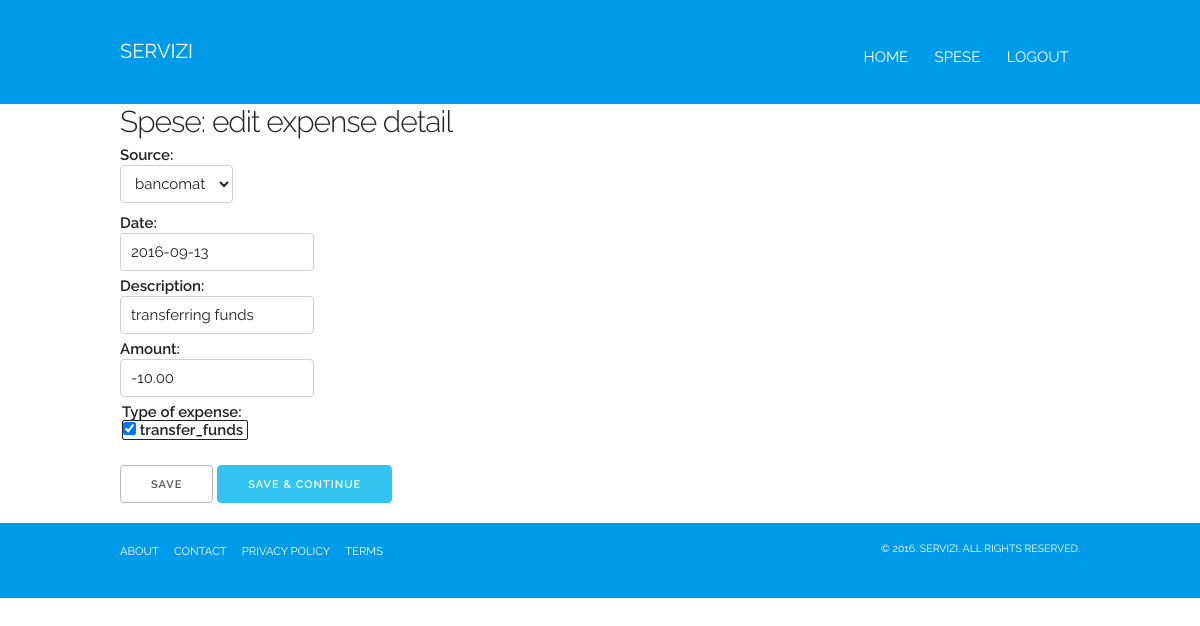
Screenshot of /spese/change/4/ (signed in) with the database file from the repository.
### spese/models.py (models this page shows, shortened)
class Expense(models.Model):
    user = models.ForeignKey(User)
    source = models.ForeignKey(Source, related_name='expenses', null=True,
                               blank=True, default=1)
    date = models.DateField(_('date'), 'date', null=True, blank=True, default=timezone.now)
    description = models.CharField(_('description'), max_length=300, null=True,
                               blank=True)
    amount = models.DecimalField(_('amount'), max_digits=8, decimal_places=2)
    tags = TaggableManager()
    class Meta:
        verbose_name_plural = _('expenses')
        verbose_name = _('expense')
        ordering = ['-date', 'source', ]
    def formatted_amount(self):
        return ('<div class="number">%s</div>' %
                (numberformat.numberformat(self.amount), ))
    formatted_amount.short_description = _('amount')
    formatted_amount.allow_tags = True
    def date_str(self):
        """
        Formats the date by "%Y-%m-%d." pattern.
        """
        return self.date.strftime("%Y-%m-%d")
    date_str.short_description = _("date")

### spese/views.py (the view)
# urls.py: url(r'^change/(?P<expense_id>[0-9]+)/$', views.change, name='change'),
@login_required(login_url="/login/")
def change(request, expense_id):
    expense = get_object_or_404(Expense, pk=expense_id)
    page_identification = 'Spese: edit expense detail'
    sources = Source.objects.filter(users=request.user)
    source_selected = expense.source.pk
    tags_selected = expense.tags.names
    if request.method == "POST":
        form = ExpenseForm(request.POST, instance=expense)
        source_selected = int(request.POST['source'])
        tags_selected = request.POST.getlist('choice')   # 'getlist' gets [] in case of no choices
        if form.is_valid():
            try:
                expense = form.save(commit=False)
                expense.source = Source.objects.get(id=source_selected)
                expense.save()
                expense.tags.set(*tags_selected, clear=True)
                expense.save()
                messages.success(request, "success modifying expense id {} for user {}".format(expense.id, expense.user.username))
            except:
                messages.error(request, 'Error <{}> while trying to change expense {}'.format(sys.exc_info()[0], expense_id))
            else:
                if 'save' in request.POST.keys():
                    return HttpResponseRedirect(reverse('spese:detail', args=(expense.id,)))
    else:
        form = ExpenseForm(instance=expense)
    alltags = Tag.objects.all()
    return render(request, 'spese/add.html', { 'page_identification': page_identification,
                              'operation': 'edit',
                              'form': form,
                              'sources': sources,
                              'source_selected': source_selected,
                              'alltags': alltags,
                              'tags_selected': tags_selected,
                              })

### spese/forms.py
class ExpenseForm(forms.ModelForm):
    class Meta:
        model = Expense
        fields = ( 'date', 'description', 'amount', )

### spese/templates/spese/add.html (shortened to what this page needs)
{% extends 'spese/base_spese.html' %}
    {% block operation_content %}
    <div class="container">
        <div class="u-full-width">
        <form method="POST" class="expense-form">
            <div class="fieldWrapper">
                <label for="source">Source: </label>
                <select name="source">
                    {% for s in sources %}
                        <option value="{{ s.pk }}" {% if source_selected == s.pk %} selected {% endif %} >
                                       {{ s.name }}
                        </option>
                    {% endfor %}
                </select><br />
            </div>
            {{ form.as_p }}
            <div class="fieldWrapper">
                <fieldset>
                <legend> Type of expense: </legend>
                {% for tag in alltags %}
                    <span class="span-expense-type">
                    <input type="checkbox" name="choice" id="choice{{ forloop.counter }}" class="input-expense-type" value="{{ tag.name }}"
                              {% if tag.name in tags_selected %}checked{% endif %}/>
                    <label for="choice{{ forloop.counter }}" class="label-expense-type">{{ tag.name }}</label>&nbsp;
                    </span>
                {% endfor %}
                </fieldset>
            </div>
            <button type="submit" class="button" name="save" >Save</button>
            <button type="submit" class="button-primary" name="save_and_continue" >Save &amp; continue</button>
        </form>
        </div>
    </div>
    {% endblock %}

### static/css/skeleton.css (style rules this page uses)
.container { position: relative; width: 100%; max-width: 960px; margin: 0 auto; padding: 0 20px; box-sizing: border-box; }
@media (min-width: 400px) { .container { width: 85%; padding: 0; } }
@media (min-width: 550px) { .container { width: 80%; } }
html { font-size: 62.5%; }
body { font-size: 1.5em; line-height: 1.6; font-weight: 400; font-family: "Raleway", "HelveticaNeue", "Helvetica Neue", Helvetica, Arial, sans-serif; color: #222; }
p { margin-top: 0; }
.button, button, input[type="submit"], input[type="reset"], input[type="button"] { display: inline-block; height: 38px; padding: 0 30px; color: #555; text-align: center; font-size: 11px; font-weight: 600; line-height: 38px; letter-spacing: .1rem; text-transform: uppercase; text-decoration: none; white-space: nowrap; background-color: transparent; border-radius: 4px; border: 1px solid #bbb; cursor: pointer; box-sizing: border-box; }
.button.button-primary, button.button-primary, input[type="submit"].button-primary, input[type="reset"].button-primary, input[type="button"].button-primary { color: #FFF; background-color: #33C3F0; border-color: #33C3F0; }
input[type="email"], input[type="number"], input[type="search"], input[type="text"], input[type="tel"], input[type="url"], input[type="password"], textarea, select { height: 38px; padding: 6px 10px; background-color: #fff; border: 1px solid #D1D1D1; border-radius: 4px; box-shadow: none; box-sizing: border-box; }
input[type="email"], input[type="number"], input[type="search"], input[type="text"], input[type="tel"], input[type="url"], input[type="password"], textarea { -webkit-appearance: none; -moz-appearance: none; appearance: none; }
label, legend { display: block; margin-bottom: .5rem; font-weight: 600; }
fieldset { padding: 0; border-width: 0; }
input[type="checkbox"], input[type="radio"] { display: inline; }
button, .button { margin-bottom: 1rem; }
input, textarea, select, fieldset { margin-bottom: 1.5rem; }
pre, blockquote, dl, figure, table, p, ul, ol, form { margin-bottom: 2.5rem; }
.u-full-width { width: 100%; box-sizing: border-box; }
.container:after, .row:after, .u-cf { content: ""; display: table; clear: both; }

### static/css/base.css (style rules this page uses)
pre, blockquote, dl, figure, table, p, ul, ol, form { margin-bottom: 1.0rem; }

### spese/static/spese/spese.css (style rules this page uses)
form { line-height: 1rem; }
form p { line-height: 1rem; margin-bottom: 0.5rem; }
form p input { margin-bottom: 0.5rem; }
.span-expense-type { display: inline; margin-right: 0.75em; border-style:solid; border-width:1px; border-radius:2px; }
.label-expense-type { display: inline; }
.input-expense-type { display:inline; }

### rows the page displays
Expense: date "2016-09-13", description "transferring funds", amount "-10.00"
Tag: name "☑", name "transfer_funds"

### other values shown
{{ page_identification }} "Spese: edit expense detail"
form field source "bancomat"
